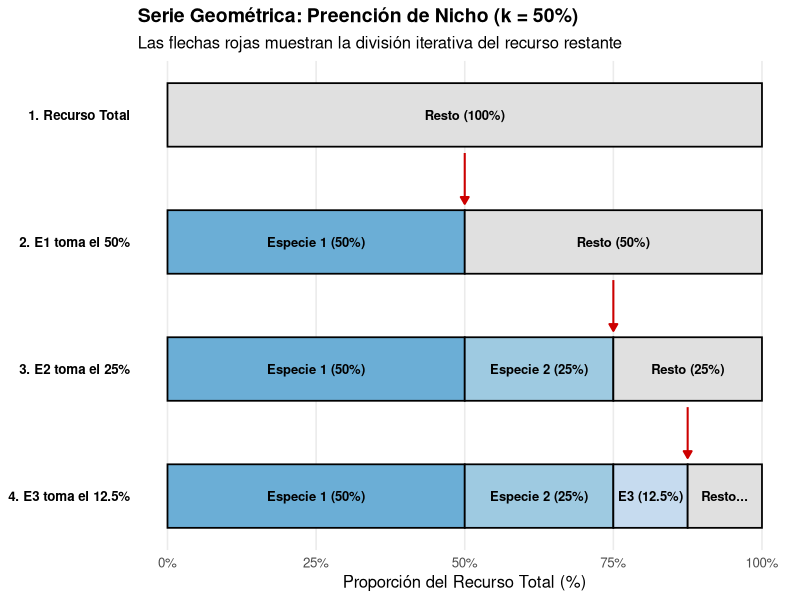
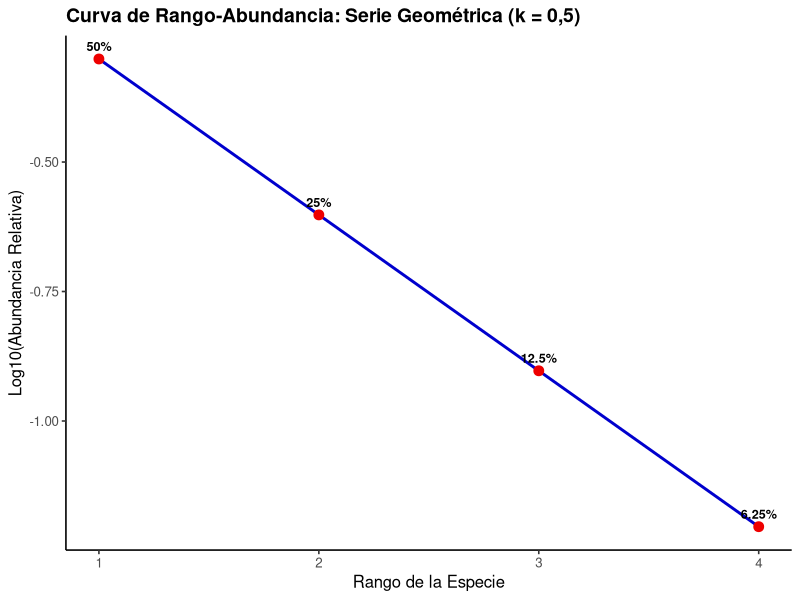

R code for these plots, in order:
library(ggplot2)
library(ggforce)

# 1. Datos de las barras/rectángulos
df_rects <- data.frame(
  etapa = factor(c(
    "1. Recurso Total",
    "2. E1 toma el 50%", "2. E1 toma el 50%",
    "3. E2 toma el 25%", "3. E2 toma el 25%", "3. E2 toma el 25%",
    "4. E3 toma el 12.5%", "4. E3 toma el 12.5%", "4. E3 toma el 12.5%", "4. E3 toma el 12.5%"
  ), levels = c("1. Recurso Total", "2. E1 toma el 50%", "3. E2 toma el 25%", "4. E3 toma el 12.5%")), 
  xmin = c(
    0,
    0, 50,
    0, 50, 75,
    0, 50, 75, 87.5
  ),
  xmax = c(
    100,
    50, 100,
    50, 75, 100,
    50, 75, 87.5, 100
  ),
  rotulo = c(
    "Resto (100%)",
    "Especie 1 (50%)", "Resto (50%)",
    "Especie 1 (50%)", "Especie 2 (25%)", "Resto (25%)",
    "Especie 1 (50%)", "Especie 2 (25%)", "E3 (12.5%)", "Resto..."
  ),
  tipo = c(
    "Resto",
    "E1", "Resto",
    "E1", "E2", "Resto",
    "E1", "E2", "E3", "Resto"
  )
)
y_map <- c("1. Recurso Total" = 4, "2. E1 toma el 50%" = 3, "3. E2 toma el 25%" = 2, "4. E3 toma el 12.5%" = 1)
df_rects$ymin <- y_map[as.character(df_rects$etapa)] - 0.25
df_rects$ymax <- y_map[as.character(df_rects$etapa)] + 0.25
df_rects$x_centro <- (df_rects$xmin + df_rects$xmax) / 2
df_rects$y_centro <- (df_rects$ymin + df_rects$ymax) / 2
# 2. Datos de las flechas dinámicas (partiendo del centro del "Resto")
df_setas <- data.frame(
  x = c(50, 75, 87.5),          # Mitad del espacio restante superior
  y = c(3.70, 2.70, 1.70),       # Borde inferior de la barra de origen
  xend = c(50, 75, 87.5),       # Apunta verticalmente hacia abajo
  yend = c(3.30, 2.30, 1.30)     # Borde superior de la barra destino
)
# 3. Construcción del gráfico
ggplot() +
  geom_rect(data = df_rects, aes(xmin = xmin, xmax = xmax, ymin = ymin, ymax = ymax, fill = tipo),
            color = "black", linewidth = 0.6) +
  geom_text(data = df_rects, aes(x = x_centro, y = y_centro, label = rotulo),
            size = 3.3, fontface = "bold", color = "black") +
  # Dibujar las flechas de división
  geom_segment(data = df_setas, aes(x = x, y = y, xend = xend, yend = yend),
               arrow = arrow(length = unit(0.20, "cm"), type = "closed"),
               linewidth = 0.7, color = "red3") +
  scale_fill_manual(values = c(
    "E1" = "#6baed6",
    "E2" = "#9ecae1",
    "E3" = "#c6dbef",
    "Resto" = "#e0e0e0"
  )) +
  scale_y_continuous(breaks = 1:4, labels = rev(names(y_map))) +
  scale_x_continuous(labels = function(x) paste0(x, "%")) +
  labs(
    title = "Serie Geométrica: Preención de Nicho (k = 50%)",
    subtitle = "Las flechas rojas muestran la división iterativa del recurso restante",
    x = "Proporción del Recurso Total (%)",
    y = NULL
  ) +
  theme_minimal(base_size = 12) +
  theme(
    legend.position = "none",
    panel.grid.minor = element_blank(),
    panel.grid.major.y = element_blank(),
    plot.title = element_text(face = "bold", size = 14),
    axis.text.y = element_text(face = "bold", color = "black")
  )


## Grafico de la serie


# 1. Definir parámetros del modelo
k <- 0.50           # Fracción de preención (50%)
rangos <- 1:4      # Rangos de las especies (Especie 1 a 10)
# 2. Calcular la abundancia relativa p_i = k * (1 - k)^(i - 1)
abundancia_relativa <- k * (1 - k)^(rangos - 1)
log10_abundancia <- log10(abundancia_relativa)
# 3. Crear dataframe
df_geom <- data.frame(
  Rango = rangos,
  Abundancia = abundancia_relativa,
  Log_Abundancia = log10_abundancia
)
# 4. Construir el gráfico
ggplot(df_geom, aes(x = Rango, y = Log_Abundancia)) +
  # Línea de tendencia ajustada (recta perfecta)
  geom_line(color = "blue3", linewidth = 1) +
  # Puntos representando cada especie
  geom_point(color = "red2", size = 3) +
  # Etiquetas con el porcentaje real en cada punto
  geom_text(aes(label = paste0(round(Abundancia * 100, 2), "%")), 
            vjust = -0.8, size = 3.2, fontface = "bold") +
  scale_x_continuous(breaks = 1:10) +
  labs(
    title = "Curva de Rango-Abundancia: Serie Geométrica (k = 0,5)",
    x = "Rango de la Especie",
    y = "Log10(Abundancia Relativa)"
  ) +
  theme_classic(base_size = 12) +
  theme(
    plot.title = element_text(face = "bold", size = 14),
    panel.grid.minor = element_blank()
  )
